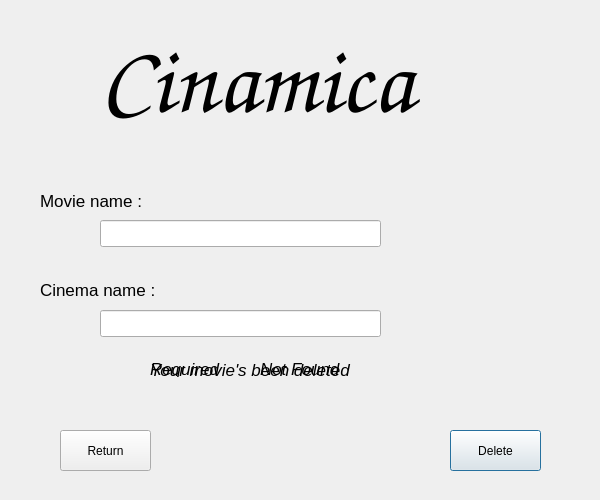
<?xml version="1.0" encoding="UTF-8"?>
<ui version="4.0">
 <class>DeleteMovie</class>
 <widget class="QDialog" name="DeleteMovie">
  <property name="geometry">
   <rect>
    <x>0</x>
    <y>0</y>
    <width>600</width>
    <height>500</height>
   </rect>
  </property>
  <property name="windowTitle">
   <string>Dialog</string>
  </property>
  <widget class="QLabel" name="label">
   <property name="geometry">
    <rect>
     <x>100</x>
     <y>30</y>
     <width>411</width>
     <height>101</height>
    </rect>
   </property>
   <property name="font">
    <font>
     <family>Comic Sans MS</family>
     <pointsize>72</pointsize>
     <weight>75</weight>
     <italic>true</italic>
     <bold>true</bold>
    </font>
   </property>
   <property name="text">
    <string>Cinamica</string>
   </property>
  </widget>
  <widget class="QLabel" name="label_3">
   <property name="geometry">
    <rect>
     <x>40</x>
     <y>280</y>
     <width>121</width>
     <height>20</height>
    </rect>
   </property>
   <property name="font">
    <font>
     <pointsize>13</pointsize>
    </font>
   </property>
   <property name="text">
    <string>Cinema name :</string>
   </property>
  </widget>
  <widget class="QLabel" name="label_2">
   <property name="geometry">
    <rect>
     <x>40</x>
     <y>190</y>
     <width>101</width>
     <height>21</height>
    </rect>
   </property>
   <property name="font">
    <font>
     <pointsize>13</pointsize>
    </font>
   </property>
   <property name="text">
    <string>Movie name :</string>
   </property>
  </widget>
  <widget class="QLabel" name="label_4">
   <property name="geometry">
    <rect>
     <x>150</x>
     <y>360</y>
     <width>81</width>
     <height>17</height>
    </rect>
   </property>
   <property name="font">
    <font>
     <pointsize>13</pointsize>
     <italic>true</italic>
    </font>
   </property>
   <property name="text">
    <string>Required</string>
   </property>
  </widget>
  <widget class="QLineEdit" name="lineEdit">
   <property name="geometry">
    <rect>
     <x>100</x>
     <y>220</y>
     <width>281</width>
     <height>27</height>
    </rect>
   </property>
  </widget>
  <widget class="QLabel" name="label_5">
   <property name="geometry">
    <rect>
     <x>260</x>
     <y>360</y>
     <width>81</width>
     <height>17</height>
    </rect>
   </property>
   <property name="font">
    <font>
     <pointsize>13</pointsize>
     <italic>true</italic>
    </font>
   </property>
   <property name="text">
    <string>Not Found</string>
   </property>
  </widget>
  <widget class="QLineEdit" name="lineEdit_2">
   <property name="geometry">
    <rect>
     <x>100</x>
     <y>310</y>
     <width>281</width>
     <height>27</height>
    </rect>
   </property>
  </widget>
  <widget class="QPushButton" name="pushButton">
   <property name="geometry">
    <rect>
     <x>450</x>
     <y>430</y>
     <width>91</width>
     <height>41</height>
    </rect>
   </property>
   <property name="text">
    <string>Delete</string>
   </property>
  </widget>
  <widget class="QLabel" name="label_6">
   <property name="geometry">
    <rect>
     <x>150</x>
     <y>360</y>
     <width>211</width>
     <height>20</height>
    </rect>
   </property>
   <property name="font">
    <font>
     <pointsize>13</pointsize>
     <italic>true</italic>
    </font>
   </property>
   <property name="text">
    <string>Your movie's been deleted</string>
   </property>
  </widget>
  <widget class="QPushButton" name="pushButton_2">
   <property name="geometry">
    <rect>
     <x>60</x>
     <y>430</y>
     <width>91</width>
     <height>41</height>
    </rect>
   </property>
   <property name="text">
    <string>Return</string>
   </property>
  </widget>
 </widget>
 <resources/>
 <connections/>
</ui>
